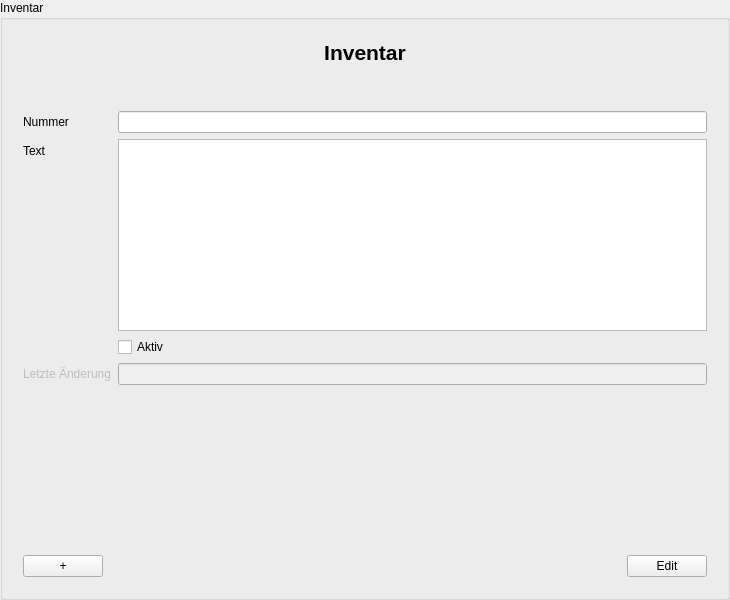
<?xml version="1.0" encoding="UTF-8"?>
<ui version="4.0">
 <class>InventoryInputArea</class>
 <widget class="QGroupBox" name="InventoryInputArea">
  <property name="geometry">
   <rect>
    <x>0</x>
    <y>0</y>
    <width>730</width>
    <height>600</height>
   </rect>
  </property>
  <property name="windowTitle">
   <string>Inventar</string>
  </property>
  <property name="accessibleName">
   <string>ChipCardInputDialog</string>
  </property>
  <property name="title">
   <string>Inventar</string>
  </property>
  <layout class="QGridLayout" name="gridLayout_3">
   <item row="0" column="0">
    <widget class="QWidget" name="GroupBox" native="true">
     <layout class="QVBoxLayout" name="verticalLayout_3">
      <item>
       <layout class="QVBoxLayout" name="verticalLayout">
        <item>
         <widget class="QLabel" name="headerLabel">
          <property name="font">
           <font>
            <pointsize>16</pointsize>
            <weight>75</weight>
            <bold>true</bold>
           </font>
          </property>
          <property name="text">
           <string>Inventar</string>
          </property>
          <property name="alignment">
           <set>Qt::AlignCenter</set>
          </property>
         </widget>
        </item>
       </layout>
      </item>
      <item>
       <spacer name="verticalSpacer_2">
        <property name="orientation">
         <enum>Qt::Vertical</enum>
        </property>
        <property name="sizeType">
         <enum>QSizePolicy::Preferred</enum>
        </property>
        <property name="sizeHint" stdset="0">
         <size>
          <width>20</width>
          <height>40</height>
         </size>
        </property>
       </spacer>
      </item>
      <item>
       <layout class="QFormLayout" name="formLayout">
        <item row="0" column="0">
         <widget class="QLabel" name="label_Number">
          <property name="text">
           <string>Nummer</string>
          </property>
          <property name="buddy">
           <cstring>numberLineEdit</cstring>
          </property>
         </widget>
        </item>
        <item row="0" column="1">
         <widget class="QLineEdit" name="numberLineEdit"/>
        </item>
        <item row="1" column="0">
         <widget class="QLabel" name="descriptionLabel">
          <property name="text">
           <string>Text</string>
          </property>
         </widget>
        </item>
        <item row="1" column="1">
         <widget class="QTextEdit" name="descriptionTextEdit"/>
        </item>
        <item row="3" column="0">
         <widget class="QLabel" name="lastUpdateLabel">
          <property name="enabled">
           <bool>false</bool>
          </property>
          <property name="text">
           <string>Letzte Änderung</string>
          </property>
          <property name="buddy">
           <cstring>lastUpdateLineEdit</cstring>
          </property>
         </widget>
        </item>
        <item row="3" column="1">
         <widget class="QLineEdit" name="lastUpdateLineEdit">
          <property name="enabled">
           <bool>false</bool>
          </property>
         </widget>
        </item>
        <item row="2" column="1">
         <widget class="QCheckBox" name="activCheckBox">
          <property name="text">
           <string>Aktiv</string>
          </property>
         </widget>
        </item>
       </layout>
      </item>
      <item>
       <spacer name="verticalSpacer">
        <property name="orientation">
         <enum>Qt::Vertical</enum>
        </property>
        <property name="sizeHint" stdset="0">
         <size>
          <width>20</width>
          <height>40</height>
         </size>
        </property>
       </spacer>
      </item>
      <item>
       <layout class="QHBoxLayout" name="horizontalLayout">
        <item>
         <widget class="QPushButton" name="addPushButton">
          <property name="text">
           <string>+</string>
          </property>
         </widget>
        </item>
        <item>
         <spacer name="horizontalSpacer">
          <property name="orientation">
           <enum>Qt::Horizontal</enum>
          </property>
          <property name="sizeHint" stdset="0">
           <size>
            <width>40</width>
            <height>20</height>
           </size>
          </property>
         </spacer>
        </item>
        <item>
         <widget class="QPushButton" name="editFinishPushButton">
          <property name="text">
           <string>Edit</string>
          </property>
         </widget>
        </item>
       </layout>
      </item>
     </layout>
    </widget>
   </item>
  </layout>
 </widget>
 <tabstops>
  <tabstop>numberLineEdit</tabstop>
  <tabstop>descriptionTextEdit</tabstop>
  <tabstop>activCheckBox</tabstop>
  <tabstop>lastUpdateLineEdit</tabstop>
  <tabstop>addPushButton</tabstop>
  <tabstop>editFinishPushButton</tabstop>
 </tabstops>
 <resources/>
 <connections/>
</ui>
